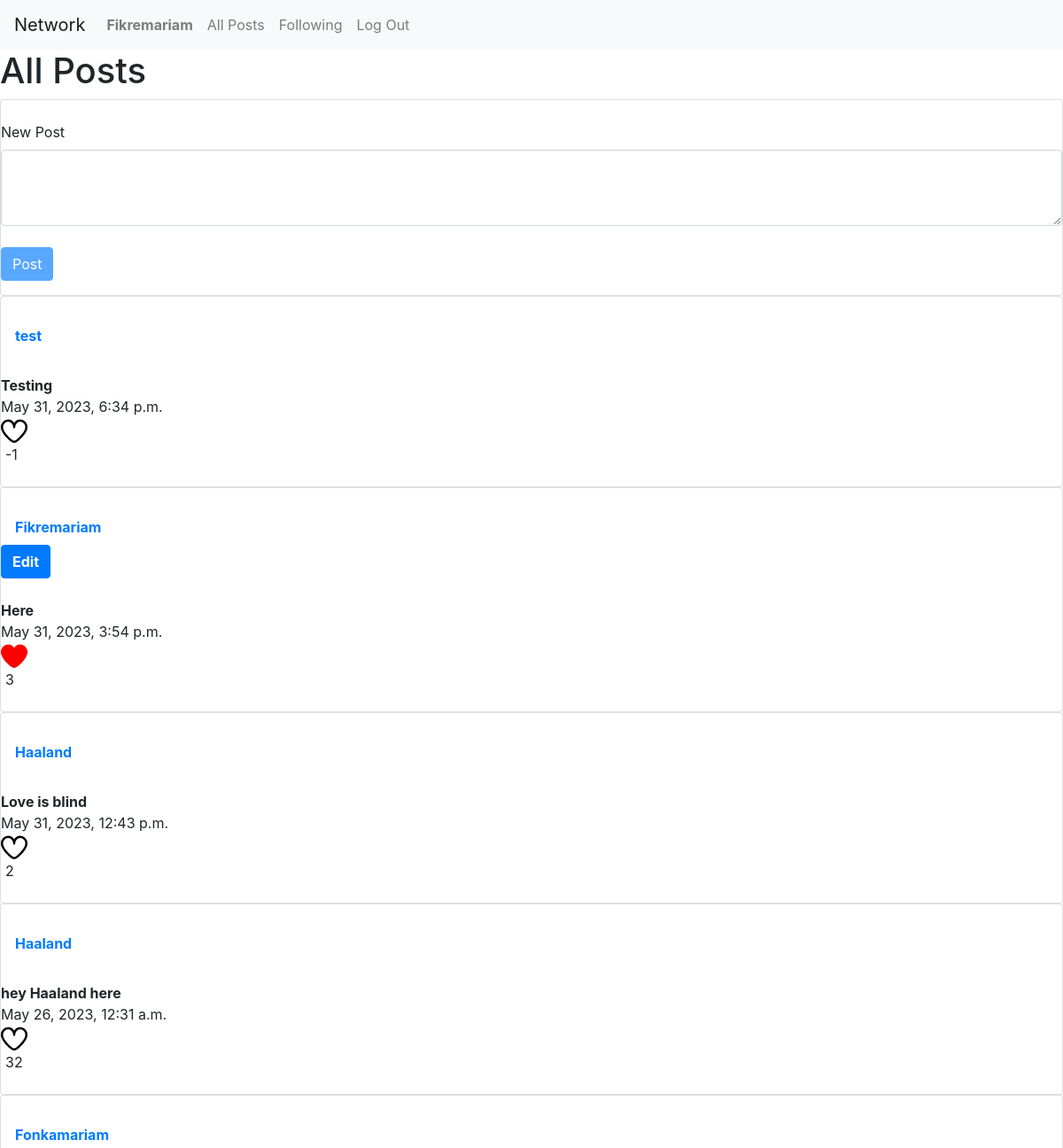
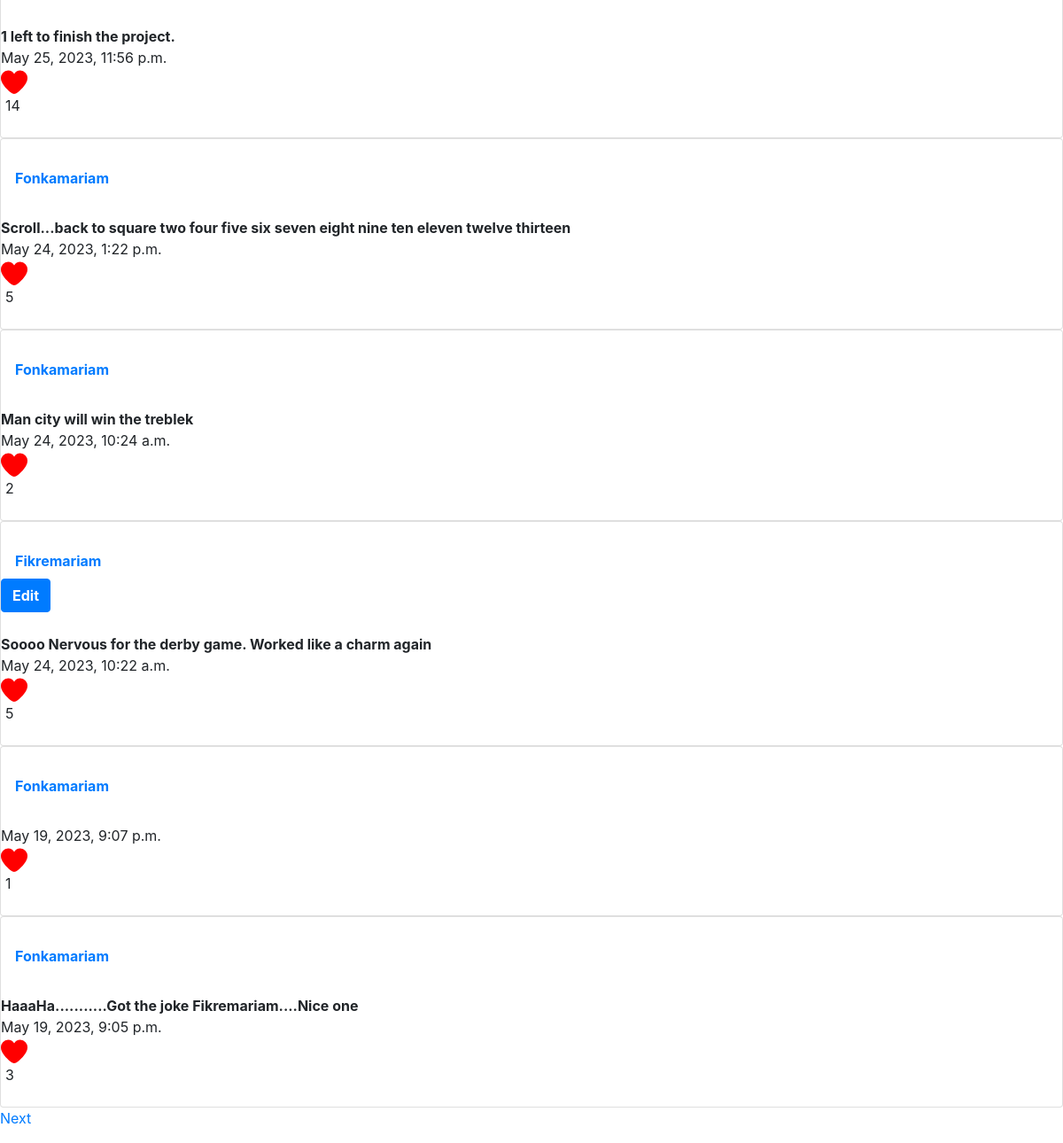
/ (signed in), run on the app's committed database (2 pictures, top to bottom).
### network/models.py (models this page shows, shortened)
class User(AbstractUser):
    pass

class Posts(models.Model):
    owner= models.ForeignKey(User, on_delete=models.CASCADE, related_name="user")
    text= models.TextField()
    timestamp = models.DateTimeField(auto_now_add=True)
    like= models.IntegerField(default=0, blank=True,null=True)

### network/views.py (the view)
# urls.py: path("", views.index, name="index"),
def index(request):
    list_for_like=[]
    all_post=Posts.objects.all()
    all_post = all_post.order_by("-timestamp").all()
    page = request.GET.get('page', 1)
    paginator = Paginator(all_post, 10)
    try:
        users = paginator.page(page)
        time.sleep(1)
    except PageNotAnInteger:
        users = paginator.page(0.5)
    except EmptyPage:
        users = paginator.page(paginator.num_pages)
    if request.user.is_authenticated:
        x=request.user
        try:
            new=Like.objects.get(liker=x)
        except Like.DoesNotExist:
            new=Like.objects.create(liker=x)
            new.save()
        fonka=new.liked.iterator()
        for f in fonka:
            list_for_like.append(f)
        return render(request, "network/index.html",{"Posts":users,"user":x,"list":list_for_like})
    return render(request, "network/index.html",{"Posts":users,})

### network/templates/network/index.html (shortened to what this page needs)
{% extends "network/layout.html" %}
{% load static %}
{% block body %}
{% if user.is_authenticated %}
    <h1>All Posts</h1>
    <div class="card">
    <form  action="{% url 'create' %}" method="post">
        <div class="form-group" >
          <br>
          <label for="post">New Post</label>
          <textarea class="form-control" id="post" name="value" rows="3" cols="8" ></textarea>
          <br>
          <input type="submit" id="submitbutton" class="btn btn-primary" disabled="true" value="Post">
        </div>
      </form>
    </div>
    {% endif %}
    {% for post in Posts %}
    <div class="card" row="3">
      <br>
      {% if user.is_authenticated %}
      <a class="nav-link" href="/{{post.owner}}"><strong> {{post.owner}}</strong></a>
      {%else%}
      <strong>{{post.owner}}</strong>
      {% endif %}
      {% if user == post.owner %}
      <button id="4{{post.id}}" style="width:min-content" onclick="Edit({{post.id}})" class="btn btn-primary"><strong> Edit </strong></button>
      {% endif %}
      <br>
      <div id="{{post.id}}"><strong>{{post.text}}</strong></div>
      <div>{{post.timestamp}}</div>
      {% if user.is_authenticated %}
      {% if post in list %}
      <svg id="after_like{{post.id}}"  fill="red" onclick="after_like({{post.id}})" height="30px" width="30px" xmlns="http://www.w3.org/2000/svg"  viewBox="0 0 24 24"><title>Unlike</title><path d="M17.5,1.917a6.4,6.4,0,0,0-5.5,3.3,6.4,6.4,0,0,0-5.5-3.3A6.8,6.8,0,0,0,0,8.967c0,4.547,4.786,9.513,8.8,12.88a4.974,4.974,0,0,0,6.4,0C19.214,18.48,24,13.514,24,8.967A6.8,6.8,0,0,0,17.5,1.917Zm-3.585"/></svg>
      <div id="like{{post.id}}" class="pad">{{post.like}}</div>
      {% else %}
      <svg id="before_like{{post.id}}" onclick="before_like({{post.id}})"  xmlns="http://www.w3.org/2000/svg" height="30px" width="30px" viewBox="0 0 24 24"><title>Like</title><path d="M17.5,1.917a6.4,6.4,0,0,0-5.5,3.3,6.4,6.4,0,0,0-5.5-3.3A6.8,6.8,0,0,0,0,8.967c0,4.547,4.786,9.513,8.8,12.88a4.974,4.974,0,0,0,6.4,0C19.214,18.48,24,13.514,24,8.967A6.8,6.8,0,0,0,17.5,1.917Zm-3.585,18.4a2.973,2.973,0,0,1-3.83,0C4.947,16.006,2,11.87,2,8.967a4.8,4.8,0,0,1,4.5-5.05A4.8,4.8,0,0,1,11,8.967a1,1,0,0,0,2,0,4.8,4.8,0,0,1,4.5-5.05A4.8,4.8,0,0,1,22,8.967C22,11.87,19.053,16.006,13.915,20.313Z"/></svg>
      <div id="like{{post.id}}" class="pad">{{post.like}}</div>
      {% endif %}
      {% endif %}
      <br>
    </div>
      {% endfor %}
      {% if Posts.has_other_pages %}
  <ul class="pagination">
    {% if Posts.has_next %}
      <li class="next"><a href="?page={{ Posts.next_page_number }}">Next</a></li>
          {% endif %}
  </ul>
{% endif %}
{% endblock %}

### network/templates/network/layout.html (shortened to what this page needs)
{% load static %}
<!DOCTYPE html>
<html lang="en">
    <head>
        <link rel="stylesheet" href="https://stackpath.bootstrapcdn.com/bootstrap/4.4.1/css/bootstrap.min.css">
        <link href="{% static 'network/styles.css' %}" rel="stylesheet">
    </head>
    <body>
        <nav class="navbar navbar-expand-lg navbar-light bg-light">
            <a class="navbar-brand" href="#">Network</a>
            <div>
              <ul class="navbar-nav mr-auto">
                {% if user.is_authenticated %}
                    <li class="nav-item">
                        <a class="nav-link" href="/{{user.username}}"><strong> {{user.username}}</strong></a>
                    </li>
                {% endif %}
                <li class="nav-item">
                  <a class="nav-link" href="{% url 'index' %}">All Posts</a>
                </li>
                {% if user.is_authenticated %}
                    <li class="nav-item">
                        <a class="nav-link" href="{% url 'following' %}">Following</a>
                    </li>
                    <li class="nav-item">
                        <a class="nav-link" href="{% url 'logout' %}">Log Out</a>
                    </li>
                {% endif %}
              </ul>
            </div>
          </nav>
        <div class="body">
            {% block body %}
            {% endblock %}
        </div>
    </body>
</html>

### network/templates/network/index.html (style rules this page uses)
.pad { padding-left: 5px; }
.next { text-align: right; }
.card { height: 100%; ; width:auto ; }

### data on the page
User: username "Fikremariam"
Posts: owner "test", text "Testing", timestamp "May 31, 2023, 6:34 p.m.", like "-1"
Posts: owner "Fikremariam", text "Here", timestamp "May 31, 2023, 3:54 p.m.", like "3"
Posts: owner "Haaland", text "Love is blind", timestamp "May 31, 2023, 12:43 p.m.", like "2"
Posts: owner "Haaland", text "hey Haaland here", timestamp "May 26, 2023, 12:31 a.m.", like "32"
Posts: owner "Fonkamariam", text "1 left to finish the project.", timestamp "May 25, 2023, 11:56 p.m.", like "14"
Posts: owner "Fonkamariam", text "Scroll...back to square two four five six seven eight nine ten eleven twelve thirteen", timestamp "May 24, 2023, 1:22 p.m.", like "5"
Posts: owner "Fonkamariam", text "Man city will win the treblek", timestamp "May 24, 2023, 10:24 a.m.", like "2"
Posts: owner "Fikremariam", text "Soooo Nervous for the derby game. Worked like a charm again", timestamp "May 24, 2023, 10:22 a.m.", like "5"
Posts: owner "Fonkamariam", timestamp "May 19, 2023, 9:07 p.m.", like "1"
Posts: owner "Fonkamariam", text "HaaaHa...........Got the joke Fikremariam....Nice one", timestamp "May 19, 2023, 9:05 p.m.", like "3"
